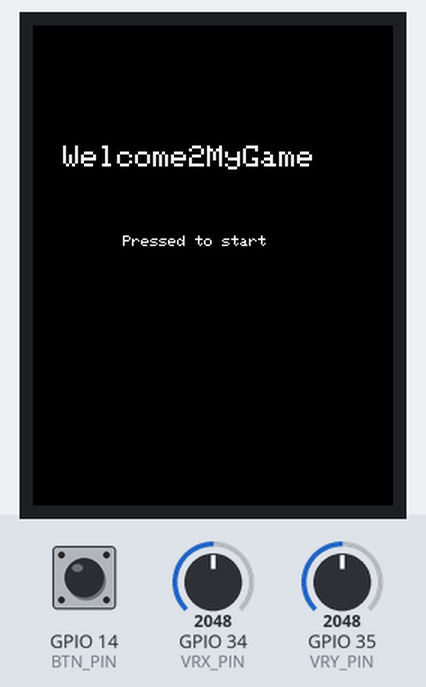
Recording of a sketch running on a simulated ESP32. Parts: 240×320 colour display. Inputs (shaded band) come from the test bench; at power-on: GPIO 14 (BTN_PIN) HIGH, GPIO 34 (VRX_PIN) = 2048, GPIO 35 (VRY_PIN) = 2048. Random numbers use the default seed unless the sketch sets one.

Above: at 1.4 s.
1.5 s: GPIO 14 (BTN_PIN) pulled LOW for 0.15 s
At 2.8 s:
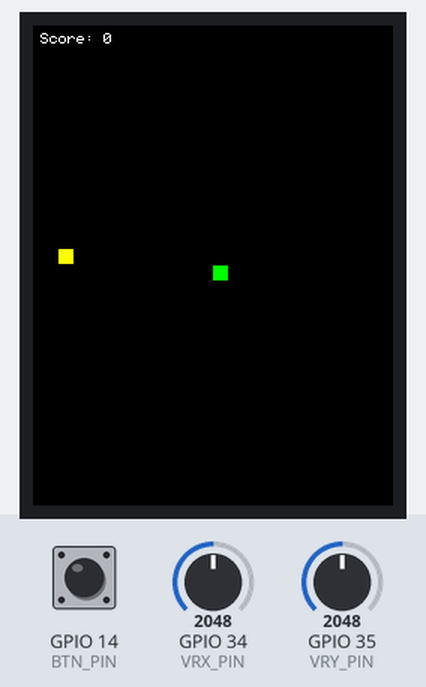
3.1 s: GPIO 14 (BTN_PIN) pulled LOW for 1 s
At 3.7 s:
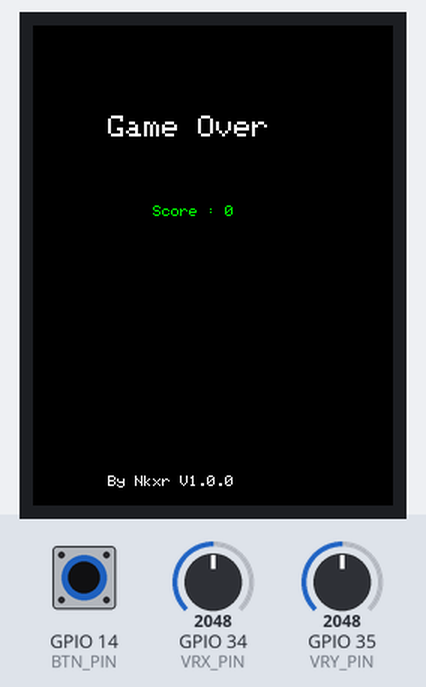
5.6 s: GPIO 14 (BTN_PIN) pulled LOW for 0.15 s
At 6.7 s:
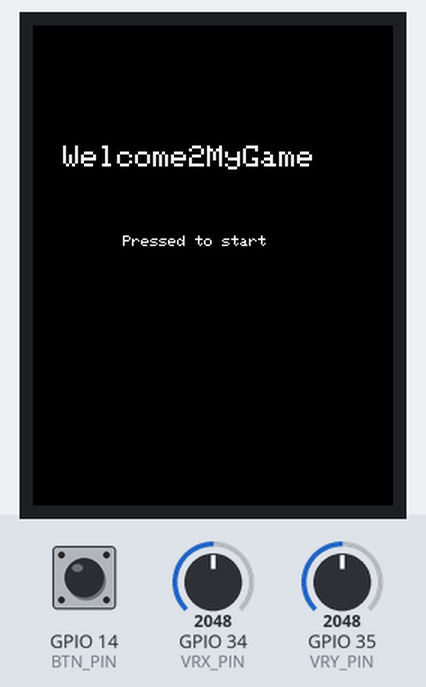
7.2 s: GPIO 14 (BTN_PIN) pulsed LOW 5 times (0.12 s each, 0.3 s apart)
At 7.44 s:
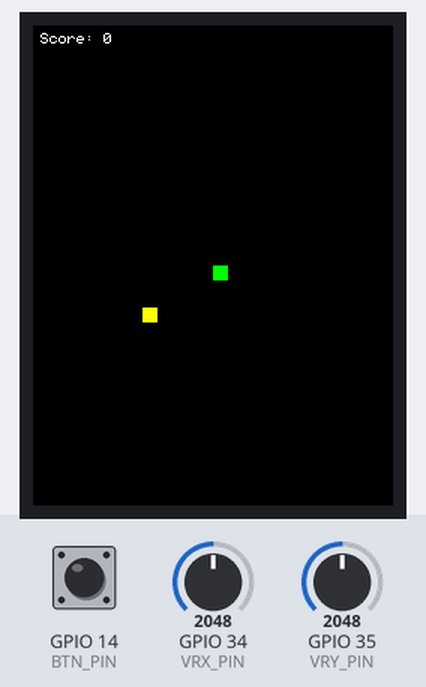
10.2 s: GPIO 14 (BTN_PIN) pulled LOW for 3.2 s
At 11.7 s:
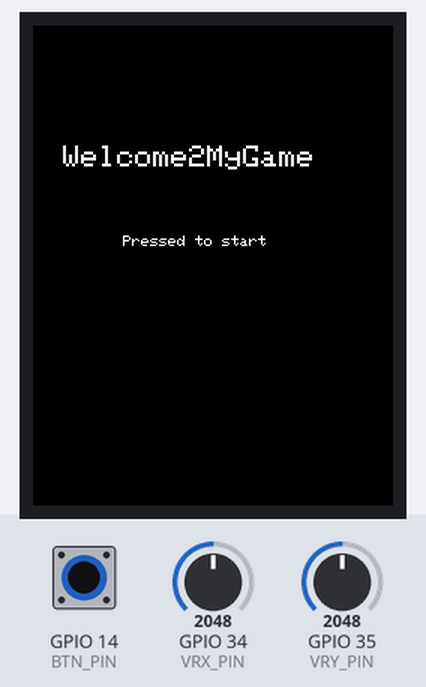
Timing chart, 0 to 13.2 s (numbered marks = the images above; inputs shaded):
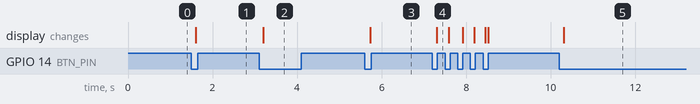

Measured:
- after the input at 1.5 s, the display: changes after 0.11 s (image 1)
- after the input at 3.1 s, the display: changes after 0.10 s (image 2)
- after the input at 5.6 s, the display: changes after 0.13 s (image 3)
- after the input at 7.2 s, the display: changes after 0.11 s (image 4)
- after the input at 10.2 s, the display: changes after 0.10 s (image 5)

The sketch:

esp32_main-game_controlling.ino
```cpp
#include <Adafruit_GFX.h>
#include <Adafruit_ILI9341.h>

#define TFT_CS    5
#define TFT_RST   4
#define TFT_DC    2
#define TFT_MOSI  23
#define TFT_CLK   18

#define VRX_PIN 34
#define VRY_PIN 35
#define SW_PIN  32
#define BTN_PIN 14

Adafruit_ILI9341 tft = Adafruit_ILI9341(TFT_CS, TFT_DC, TFT_RST);

const int CENTER = 2048;
const int DEADZONE = 500;

enum Scene { START, INGAME, END };
volatile Scene scene = START;
volatile bool buttonPressedFlag = false;

unsigned long lastDebounceTime = 0;
const unsigned long debounceDelay = 200;

int playerX, playerY;
const int playerSize = 10;
const int moveStep = 5;

int itemX, itemY;
const int itemSize = 10;

const int maxEnemies = 10;
int enemyX[maxEnemies], enemyY[maxEnemies];
int enemyDX[maxEnemies], enemyDY[maxEnemies];
bool enemyActive[maxEnemies];
const int enemySize = 12;
const int enemySpeed = 2;

unsigned long lastDirChange[maxEnemies];
const unsigned long dirChangeInterval = 5000; // 5 วินาที

int score = 0;
int currentEnemyCount = 0;

void IRAM_ATTR handleButtonPress() {
  unsigned long now = millis();
  if (now - lastDebounceTime > debounceDelay) {
    buttonPressedFlag = true;
    lastDebounceTime = now;
  }
}

String getJoystickDirection() {
  int xValue = analogRead(VRX_PIN);
  int yValue = analogRead(VRY_PIN);

  String dirX = "";
  String dirY = "";

  if (xValue < CENTER - DEADZONE) dirX = "R";
  else if (xValue > CENTER + DEADZONE) dirX = "L";

  if (yValue < CENTER - DEADZONE) dirY = "D";
  else if (yValue > CENTER + DEADZONE) dirY = "U";

  if (dirX == "" && dirY == "") return "C";
  else return dirX + dirY;
}

void spawnItem() {
  itemX = random(0, tft.width() - itemSize);
  itemY = random(0, tft.height() - itemSize);
  tft.fillRect(itemX, itemY, itemSize, itemSize, ILI9341_YELLOW);
}

void spawnEnemy(int index) {
  enemyX[index] = tft.width()/2;
  enemyY[index] = tft.height()/2;

  // สุ่มทิศทางจาก 8 ทิศ
  int dir = random(0, 8);
  int dx[] = {1, -1, 0, 0, 1, 1, -1, -1};
  int dy[] = {0, 0, 1, -1, 1, -1, 1, -1};

  enemyDX[index] = dx[dir] * enemySpeed;
  enemyDY[index] = dy[dir] * enemySpeed;
  enemyActive[index] = true;
  lastDirChange[index] = millis();

  tft.fillRect(enemyX[index], enemyY[index], enemySize, enemySize, ILI9341_RED);
}

void changeEnemyDirection(int index) {
  int dir = random(0, 8);
  int dx[] = {1, -1, 0, 0, 1, 1, -1, -1};
  int dy[] = {0, 0, 1, -1, 1, -1, 1, -1};
  enemyDX[index] = dx[dir] * enemySpeed;
  enemyDY[index] = dy[dir] * enemySpeed;
}

void drawStartScene() {
  tft.fillScreen(ILI9341_BLACK);
  tft.setTextColor(ILI9341_WHITE);
  tft.setTextSize(2);
  tft.setCursor(20, 80);
  tft.println("Welcome2MyGame");
  tft.setTextSize(1);
  tft.setCursor(60, 140);
  tft.println("Pressed to start");
}

void drawIngameScene() {
  tft.fillScreen(ILI9341_BLACK);
  playerX = tft.width()/2;
  playerY = tft.height()/2;
  score = 0;
  currentEnemyCount = 0;

  for (int i = 0; i < maxEnemies; i++) {
    enemyActive[i] = false;
  }

  tft.fillRect(playerX, playerY, playerSize, playerSize, ILI9341_GREEN);
  spawnItem();
  tft.setTextColor(ILI9341_WHITE);
  tft.setTextSize(1);
  tft.setCursor(5, 5);
  tft.print("Score: ");
  tft.println(score);
}

void drawEndScene() {
  tft.fillScreen(ILI9341_BLACK);
  tft.setTextColor(ILI9341_WHITE);
  tft.setTextSize(2);
  tft.setCursor(50, 60);
  tft.println("Game Over");
  tft.setTextColor(ILI9341_GREEN);
  tft.setTextSize(1);
  tft.setCursor(80, 120);
  tft.print("Score : ");
  tft.println(score);
  tft.setTextColor(ILI9341_WHITE);
  tft.setTextSize(1);
  tft.setCursor(50, tft.height() - 20);
  tft.println("By Nkxr V1.0.0");
}

void checkItemCollision() {
  if (playerX < itemX + itemSize &&
      playerX + playerSize > itemX &&
      playerY < itemY + itemSize &&
      playerY + playerSize > itemY) {
    score++;
    tft.fillRect(itemX, itemY, itemSize, itemSize, ILI9341_BLACK);
    spawnItem();
    tft.setTextColor(ILI9341_WHITE, ILI9341_BLACK);
    tft.setCursor(5, 5);
    tft.print("Score: ");
    tft.println(score);

    // เกิดศัตรูใหม่ตามเงื่อนไข
    if ((score == 1) || (score > 1 && score % 5 == 0)) {
      if (currentEnemyCount < maxEnemies) {
        spawnEnemy(currentEnemyCount);
        currentEnemyCount++;
      }
    }
  }
}

bool checkEnemyCollision() {
  for (int i = 0; i < currentEnemyCount; i++) {
    if (enemyActive[i]) {
      if (playerX < enemyX[i] + enemySize &&
          playerX + playerSize > enemyX[i] &&
          playerY < enemyY[i] + enemySize &&
          playerY + playerSize > enemyY[i]) {
        return true;
      }
    }
  }
  return false;
}

void updatePlayer() {
  String dir = getJoystickDirection();
  tft.fillRect(playerX, playerY, playerSize, playerSize, ILI9341_BLACK);

  if (dir.indexOf("L") >= 0) playerX -= moveStep;
  if (dir.indexOf("R") >= 0) playerX += moveStep;
  if (dir.indexOf("U") >= 0) playerY -= moveStep;
  if (dir.indexOf("D") >= 0) playerY += moveStep;

  if (playerX < 0) playerX = 0;
  if (playerX > tft.width() - playerSize) playerX = tft.width() - playerSize;
  if (playerY < 0) playerY = 0;
  if (playerY > tft.height() - playerSize) playerY = tft.height() - playerSize;

  tft.fillRect(playerX, playerY, playerSize, playerSize, ILI9341_GREEN);
  checkItemCollision();
}

void updateEnemies() {
  for (int i = 0; i < currentEnemyCount; i++) {
    if (enemyActive[i]) {
      tft.fillRect(enemyX[i], enemyY[i], enemySize, enemySize, ILI9341_BLACK);

      // เปลี่ยนทิศทุก 5 วินาที
      if (millis() - lastDirChange[i] >= dirChangeInterval) {
        changeEnemyDirection(i);
        lastDirChange[i] = millis();
      }

      // เคลื่อนที่
      enemyX[i] += enemyDX[i];
      enemyY[i] += enemyDY[i];

      // ชนขอบเด้งกลับ
      if (enemyX[i] < 0 || enemyX[i] > tft.width() - enemySize) {
        enemyDX[i] = -enemyDX[i];
        enemyX[i] += enemyDX[i];
      }
      if (enemyY[i] < 0 || enemyY[i] > tft.height() - enemySize) {
        enemyDY[i] = -enemyDY[i];
        enemyY[i] += enemyDY[i];
      }

      tft.fillRect(enemyX[i], enemyY[i], enemySize, enemySize, ILI9341_RED);
    }
  }
}

void setup() {
  Serial.begin(115200);
  pinMode(SW_PIN, INPUT_PULLUP);
  pinMode(BTN_PIN, INPUT_PULLUP);
  attachInterrupt(digitalPinToInterrupt(BTN_PIN), handleButtonPress, FALLING);
  tft.begin();
  tft.setRotation(0);
  drawStartScene();
}

void loop() {
  if (buttonPressedFlag) {
    buttonPressedFlag = false;
    if (scene == START) scene = INGAME;
    else if (scene == INGAME) scene = END;
    else scene = START;

    if (scene == START) drawStartScene();
    else if (scene == INGAME) drawIngameScene();
    else if (scene == END) drawEndScene();
  }

  if (scene == INGAME) {
    updatePlayer();
    updateEnemies();
    if (checkEnemyCollision()) {
      scene = END;
      drawEndScene();
    }
  }
  delay(50);
}
```
